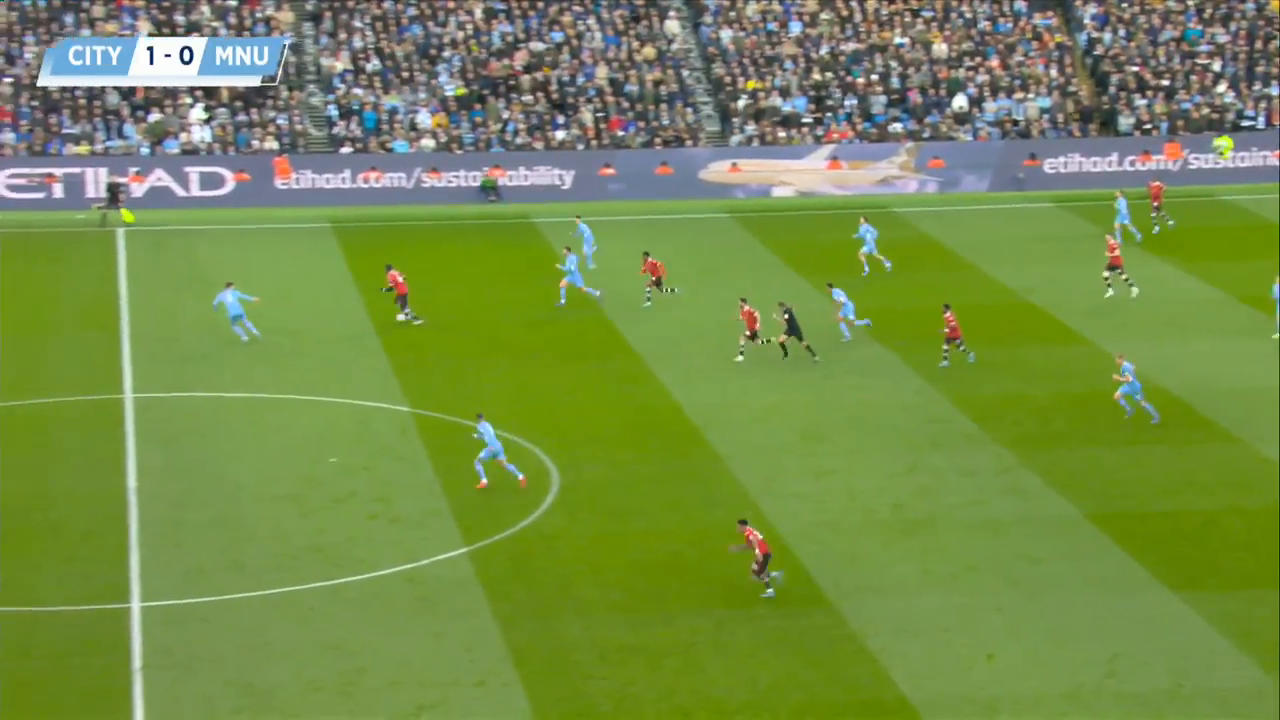
#> input picture frame 0 of input/CityUtdR.mp4, 1280 x 720 px, given in place of output_before.mp4, which was not available
$ python extract_50_frames.py
#> lines starting #> are read from the running program, lines starting #| are printed output that depends on the picture; pictures that were not available may be replaced by others from this repository, and a replacement may not be noted
import os
import cv2
import numpy as np
from tqdm import tqdm

def extract_frames(video_path, output_folder, num_frames=50):
    """Extract evenly spaced frames from a video"""
#> called with video_path = 'output_before.mp4', output_folder = 'before_frames', num_frames = 50
    # Create output folder if it doesn't exist
    os.makedirs(output_folder, exist_ok=True)

    # Open the video file
    cap = cv2.VideoCapture(video_path)
    if not cap.isOpened():
        raise ValueError(f"Could not open video: {video_path}")

    # Get video properties
    total_frames = int(cap.get(cv2.CAP_PROP_FRAME_COUNT))
    fps = cap.get(cv2.CAP_PROP_FPS)
    duration = total_frames / fps

    print(f"\nProcessing: {video_path}")
    print(f"Total frames: {total_frames}")
    print(f"FPS: {fps:.2f}")
    print(f"Duration: {duration:.2f} seconds")

    # Calculate frame indices to extract
    frame_indices = np.linspace(0, total_frames-1, num=num_frames, dtype=int)

    # Extract frames
    extracted_frames = []
    for idx in tqdm(frame_indices, desc="Extracting frames"):
        cap.set(cv2.CAP_PROP_POS_FRAMES, idx)
        ret, frame = cap.read()
        if ret:
            frame_filename = os.path.join(output_folder, f"frame_{idx:05d}.jpg")
            cv2.imwrite(frame_filename, frame)
            extracted_frames.append(frame_filename)
#> this loop made 31 passes
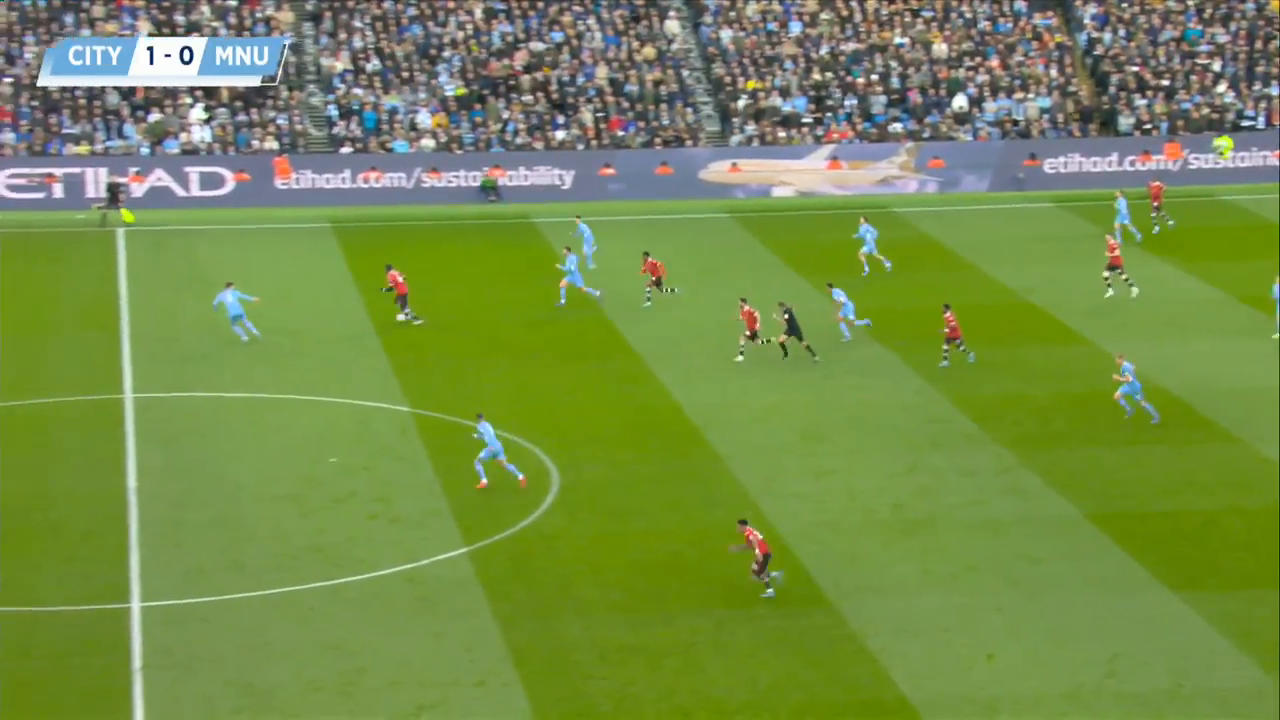
#> input picture frame 0 of input/CityUtdR.mp4, 1280 x 720 px, given in place of output_before.mp4, which was not available
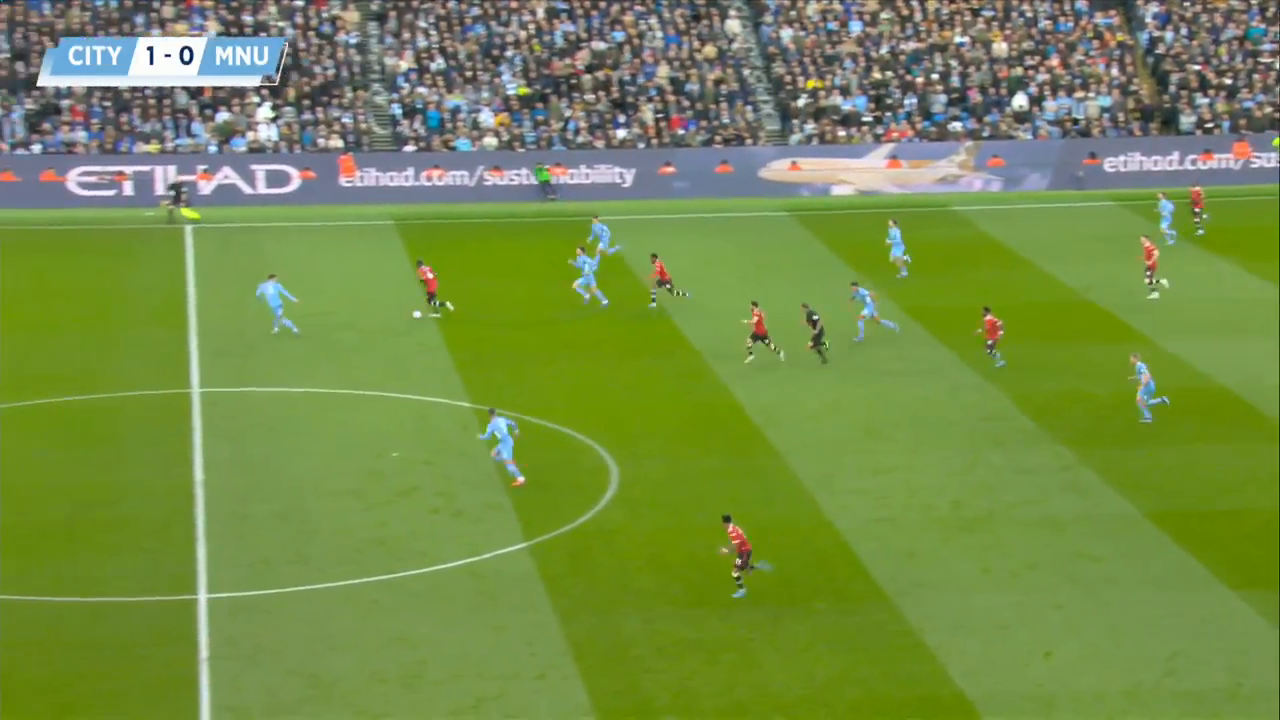
#> input picture frame 5 of input/CityUtdR.mp4, 1280 x 720 px, given in place of output_before.mp4, which was not available
#> pass 3, in extract_frames, `ret, frame = cap.read()`:
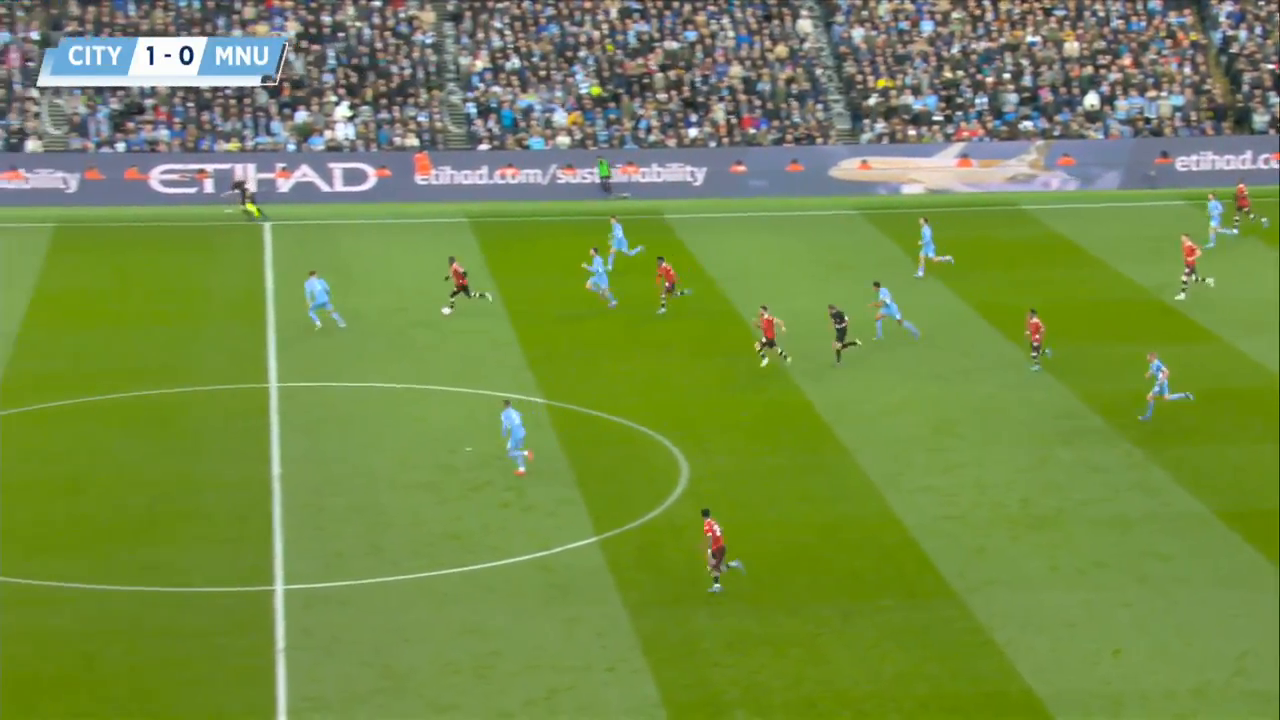
#> frame: shape (720, 1280, 3); mean B, G, R 72.2, 140.3, 116.2
#> after the loop, extracted_frames = 30 items, first 6: 'before_frames/frame_00000.jpg', 'before_frames/frame_00005.jpg', 'before_frames/frame_00011.jpg', 'before_frames/frame_00017.jpg', 'before_frames/frame_00023.jpg', 'before_frames/frame_00028.jpg'

    cap.release()
    return extracted_frames


# Input video files
before_video = "output_before.mp4"
after_video = "output_after.mp4"

# Output folders
before_folder = "before_frames"
after_folder = "after_frames"

# Number of frames to extract
num_frames = 50

# Process before video
print("\n=== Processing BEFORE stabilization video ===")
before_frames = extract_frames(before_video, before_folder, num_frames)

# Process after video
print("\n=== Processing AFTER stabilization video ===")
after_frames = extract_frames(after_video, after_folder, num_frames)

print("\nExtraction complete!")
print(f"Saved {len(before_frames)} frames to '{before_folder}'")
print(f"Saved {len(after_frames)} frames to '{after_folder}'")

$ run again, starting later in the video
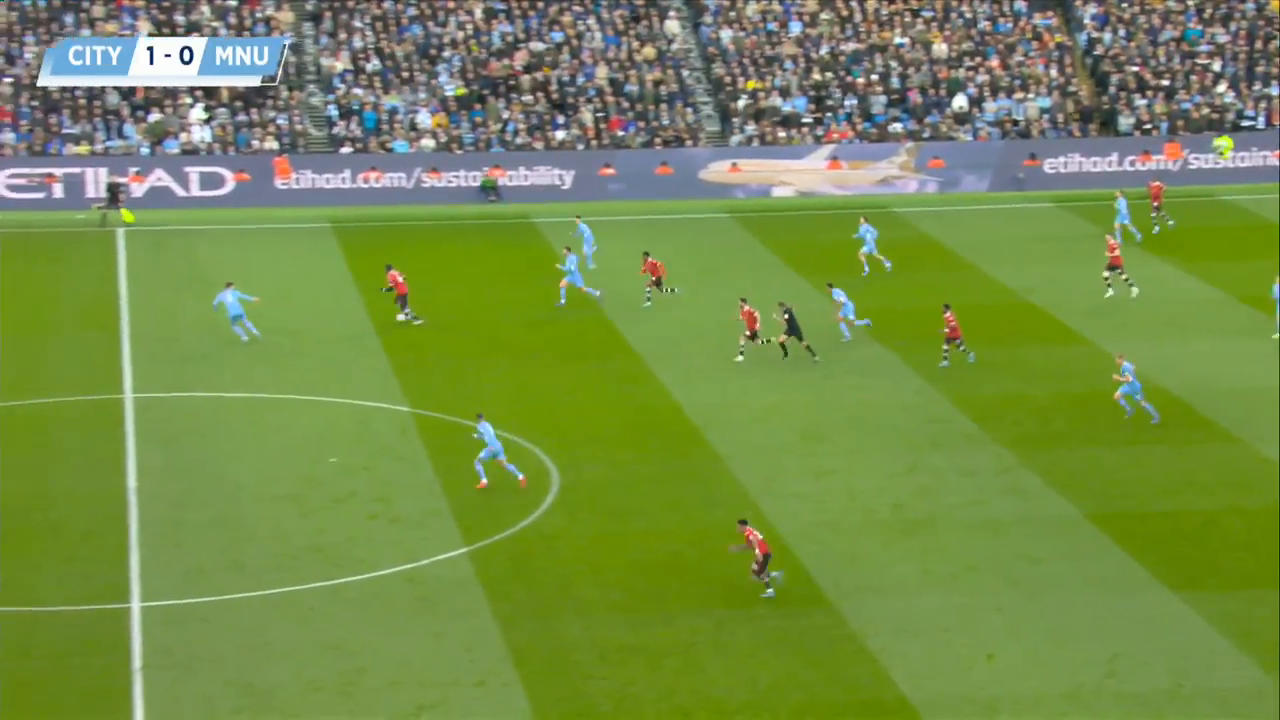
#> input picture frame 0 of input/CityUtdR.mp4, 1280 x 720 px, given in place of output_before.mp4, which was not available
#> the loop in extract_frames, `for idx in tqdm(frame_indices, desc="Extracting frames"):` made 31 passes
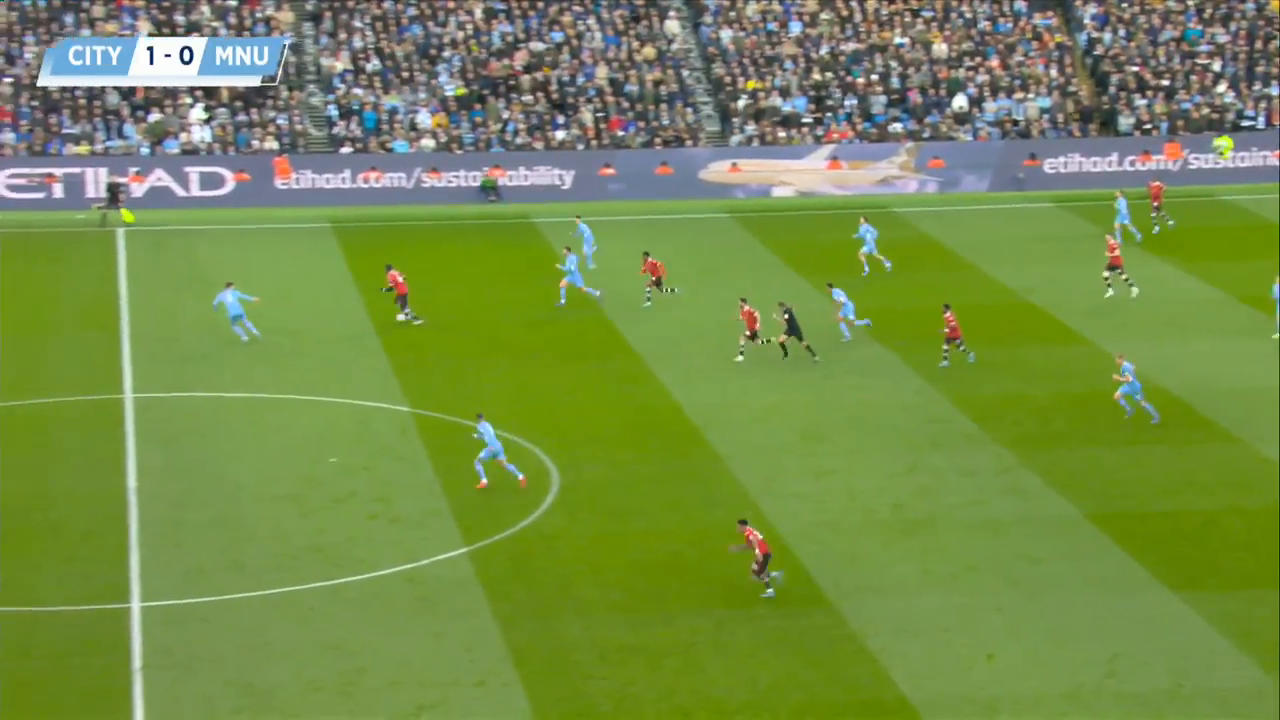
#> input picture frame 0 of input/CityUtdR.mp4, 1280 x 720 px, given in place of output_before.mp4, which was not available
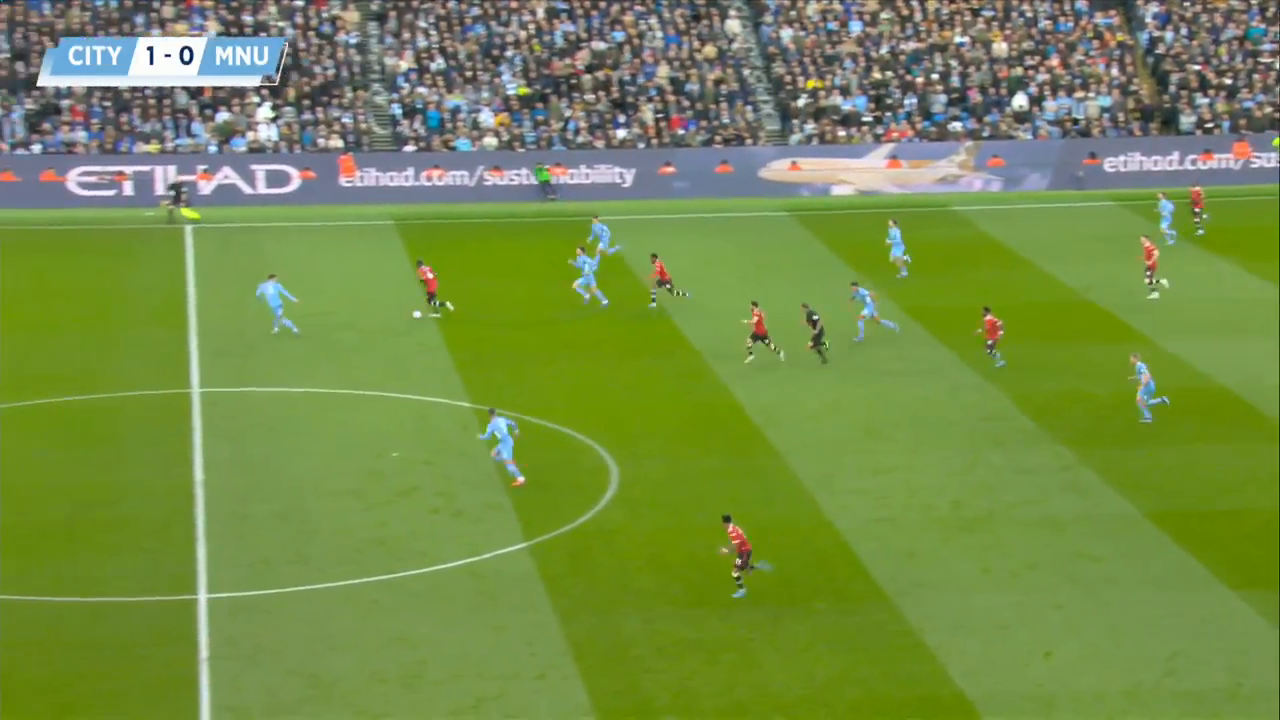
#> input picture frame 5 of input/CityUtdR.mp4, 1280 x 720 px, given in place of output_before.mp4, which was not available
#> after the loop in extract_frames, `for idx in tqdm(frame_indices, desc="Extracting frames"):`: extracted_frames = 30 items, first 6: 'before_frames/frame_00000.jpg', 'before_frames/frame_00005.jpg', 'before_frames/frame_00011.jpg', 'before_frames/frame_00017.jpg', 'before_frames/frame_00023.jpg', 'before_frames/frame_00028.jpg'

$ run again, starting later in the video
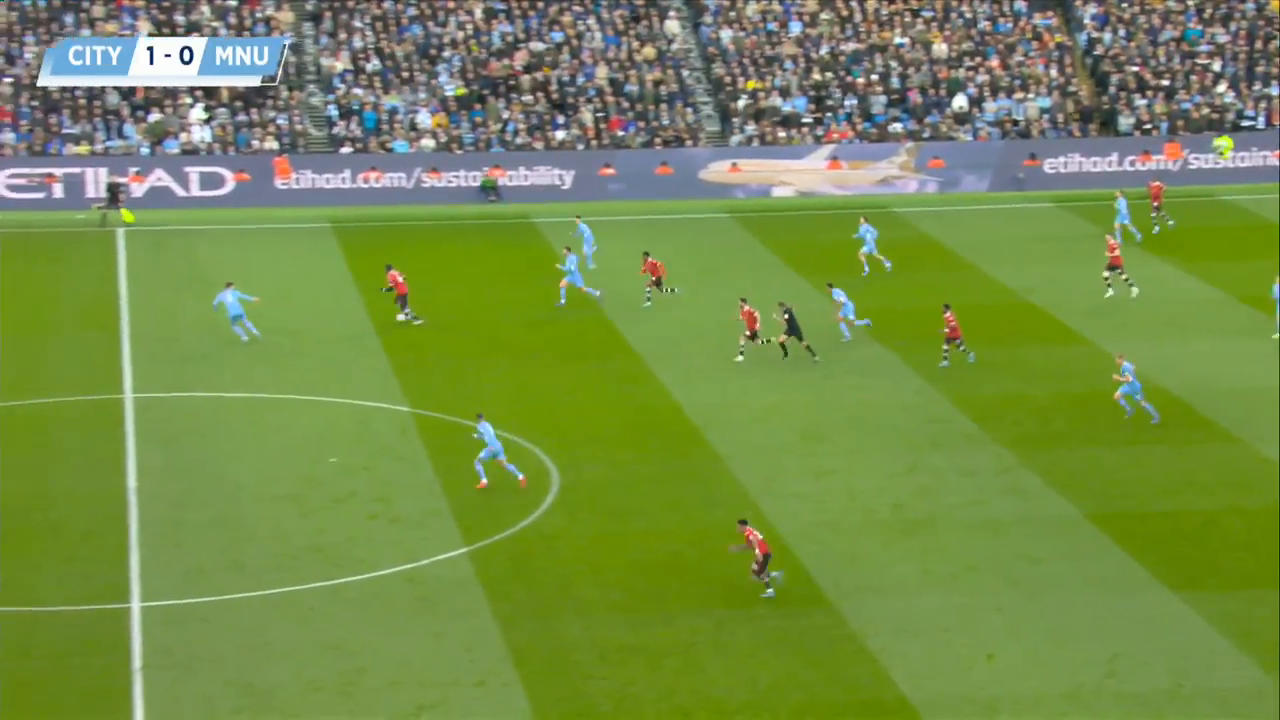
#> input picture frame 0 of input/CityUtdR.mp4, 1280 x 720 px, given in place of output_before.mp4, which was not available
#> the loop in extract_frames, `for idx in tqdm(frame_indices, desc="Extracting frames"):` made 31 passes
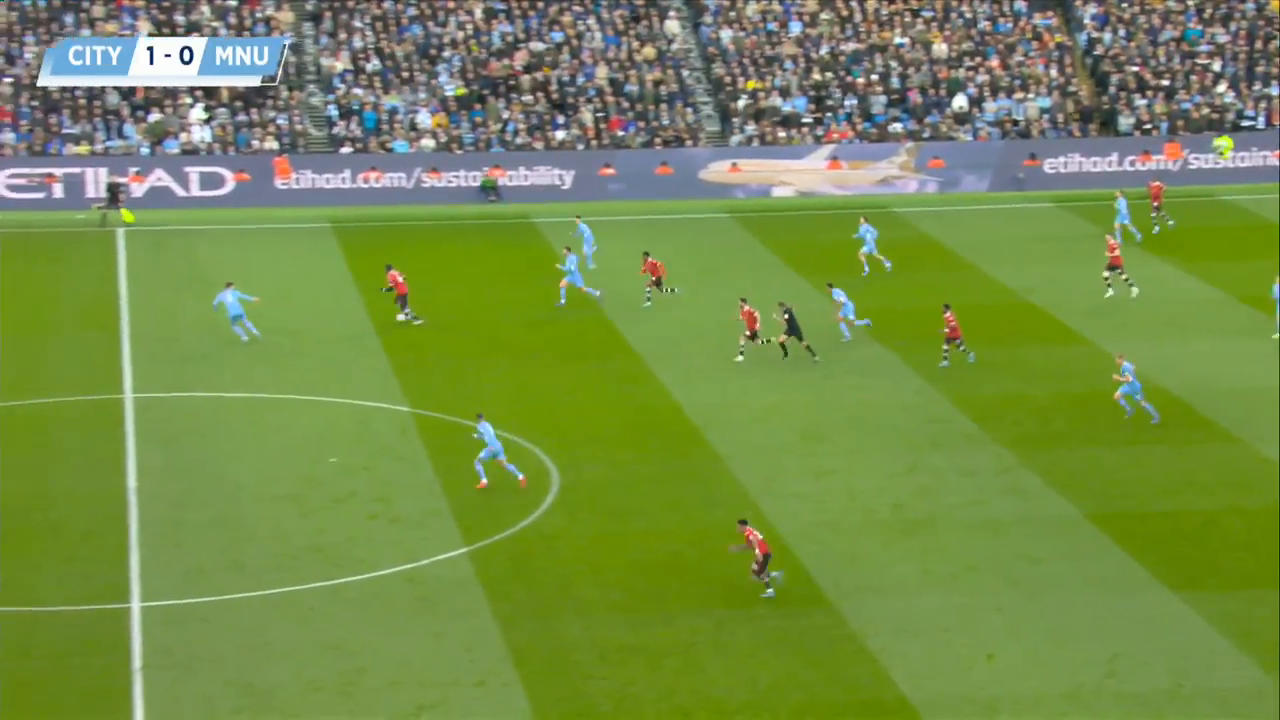
#> input picture frame 0 of input/CityUtdR.mp4, 1280 x 720 px, given in place of output_before.mp4, which was not available
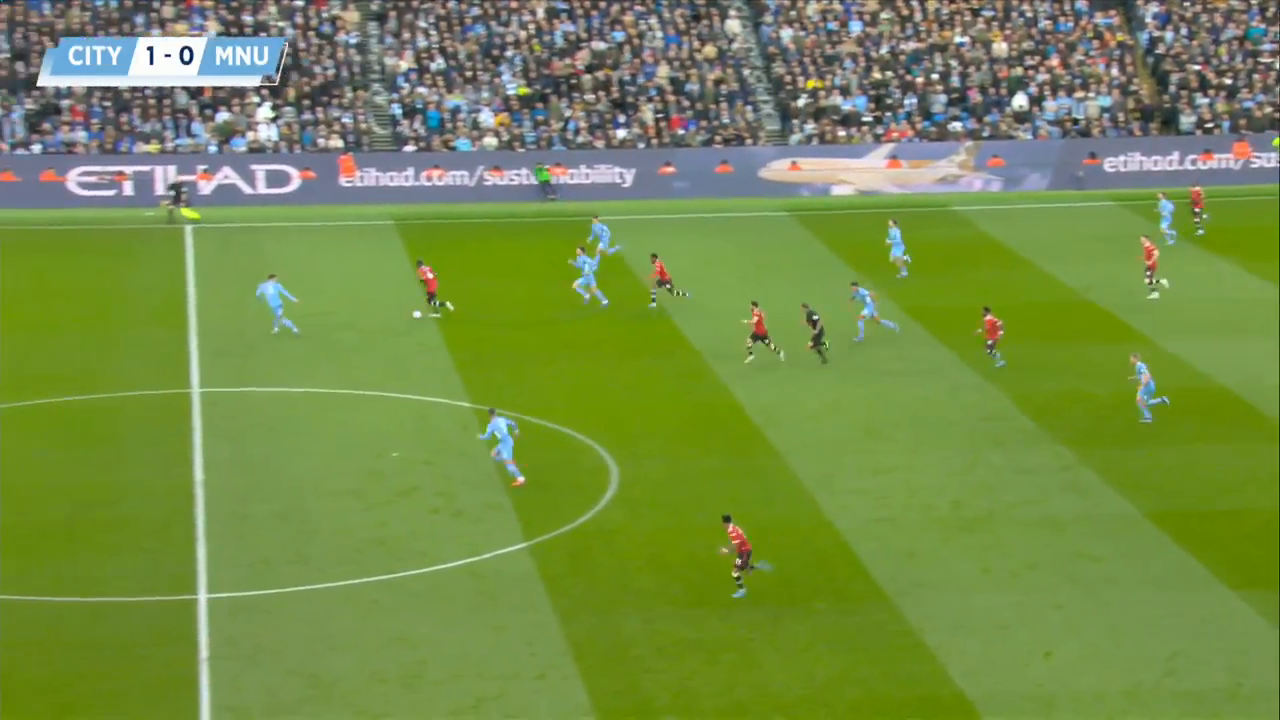
#> input picture frame 5 of input/CityUtdR.mp4, 1280 x 720 px, given in place of output_before.mp4, which was not available
#> after the loop in extract_frames, `for idx in tqdm(frame_indices, desc="Extracting frames"):`: extracted_frames = 30 items, first 6: 'before_frames/frame_00000.jpg', 'before_frames/frame_00005.jpg', 'before_frames/frame_00011.jpg', 'before_frames/frame_00017.jpg', 'before_frames/frame_00023.jpg', 'before_frames/frame_00028.jpg'
